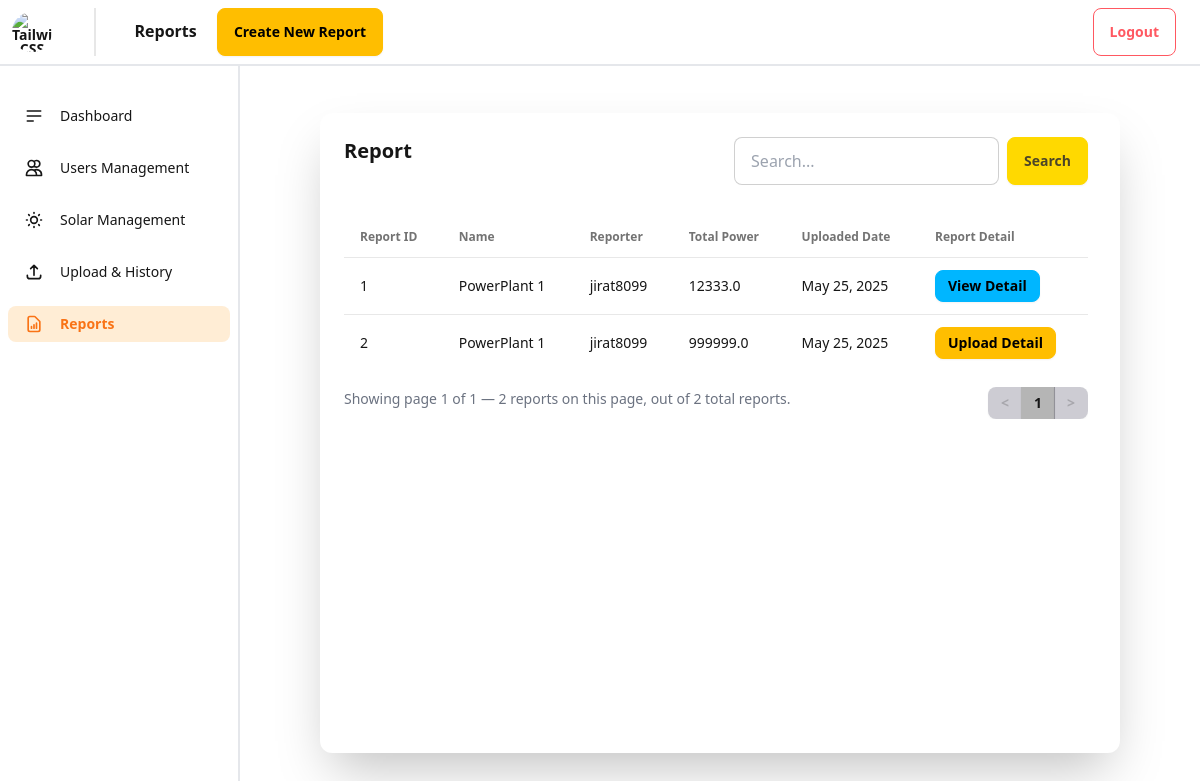
Page /solar-system/reports/ on the earlier database version.
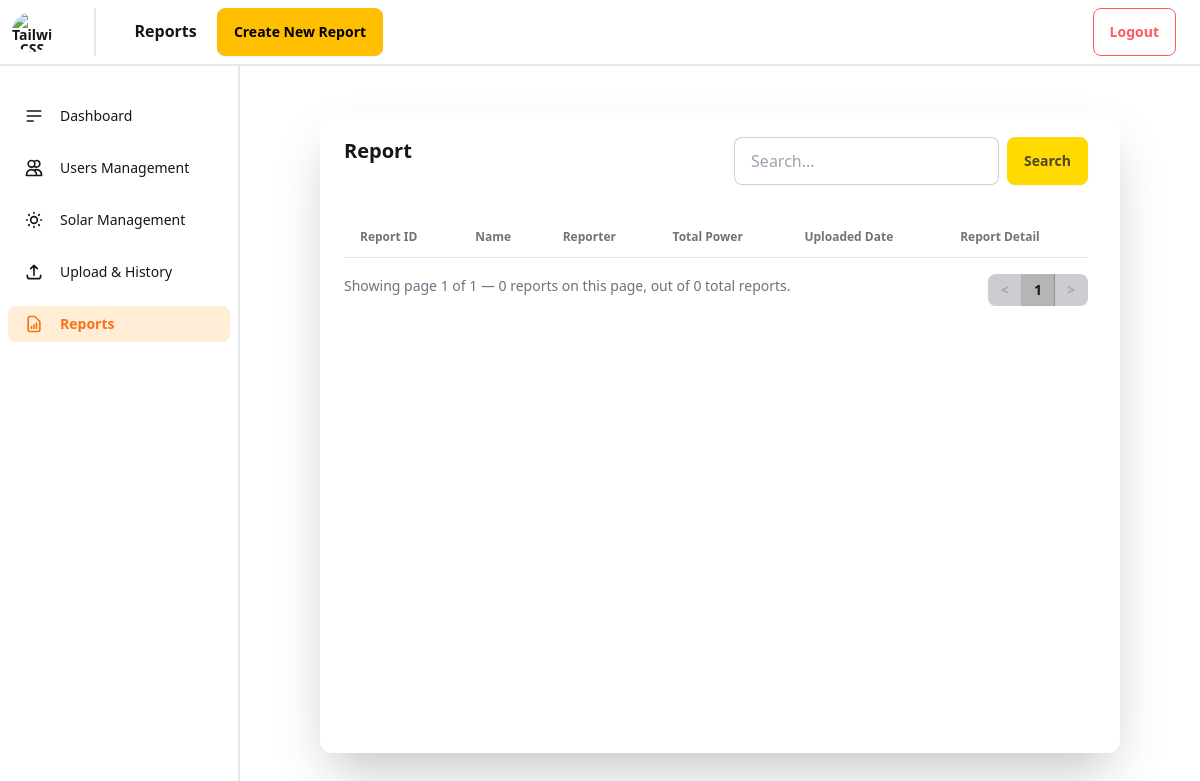
Same page on the later database version.
### myadmin/models.py (models this page shows, shortened)
class Report(models.Model):
    powerplant = models.ForeignKey(
        PowerPlant, on_delete=models.CASCADE, related_name="report")
    createdAt = models.DateField(auto_now_add=True)
    updatedAt = models.DateField(auto_now=True)
    energy_generated = models.FloatField()
    reporter = models.ForeignKey(CustomUser, on_delete=models.DO_NOTHING)

class PowerPlant(models.Model):
    name = models.CharField(max_length=100)
    latitude = models.FloatField()
    longitude = models.FloatField()
    admin = models.ManyToManyField(CustomUser, related_name='admins')
    drone_controller = models.ManyToManyField(
        CustomUser, related_name='drone_controllers')
    data_analyst = models.ManyToManyField(
        CustomUser, related_name='data_analysts')
    total_tasks = models.IntegerField()
    createdAt = models.DateField(auto_now_add=True)
    updatedAt = models.DateField(auto_now=True)
    class PowerPlantStatus(models.TextChoices):
        ACTIVE = 'active'
        INACTIVE = 'inactive'
    status = models.CharField(
        max_length=20,
        choices=PowerPlantStatus.choices,
        default=PowerPlantStatus.ACTIVE
    )

### authentication/models.py (models this page shows, shortened)
class CustomUser(models.Model):
    user = models.OneToOneField(User, on_delete=models.CASCADE, related_name='custom')
    role = models.CharField(
    max_length=20,
    choices=[(tag.value[0], tag.value[1]) for tag in RoleEnum],
    default=RoleEnum.USER.value[0],
    )
    status = models.CharField(
    max_length=20,
    choices=[(tag.value[0], tag.value[1]) for tag in StatusEnum],
    default=StatusEnum.ACTIVE.value[0],
    )
    display_name = models.CharField(max_length=150, blank=True, null=True)
    profile_image = models.ImageField(upload_to='profile_images/', blank=True, null=True)

### myadmin/views.py (the view)
# urls.py: path('reports/', views.reports, name='reports'),
def reports(request):
    query = request.GET.get('q', '')
    user = request.user
    custom_user = getattr(user, 'custom', None)
    reports = Report.objects.select_related('powerplant', 'reporter__user').annotate(
        has_result=Exists(
            ReportResult.objects.filter(report=OuterRef('pk'))
        )
    )
    if custom_user and custom_user.role != 'superadmin':
        reports = reports.filter(
            Q(powerplant__admin=custom_user) |
            Q(powerplant__data_analyst=custom_user) |
            Q(powerplant__drone_controller=custom_user)
        ).distinct()
    if query:
        reports = reports.filter(
            Q(powerplant__name__icontains=query) |
            Q(id__icontains=query)
        )
    paginator = Paginator(reports, 10)
    page_number = request.GET.get('page')
    page_obj = paginator.get_page(page_number)
    return render(request, 'reports.html', {'page_obj': page_obj, 'query': query})

### myadmin/context_processors.py (called while the page is built, shortened)
def global_user_context(request):
    return {}

### myadmin/templates/reports.html (shortened to what this page needs)
{% extends 'base.html' %} {% block title %}Admin - Users Management{% endblock%}
{% block heading %}
    Reports
    <a href="{% url 'create_report' %}" class="btn btn-warning btn-l ml-4">
                        Create New Report
    </a>
{% endblock %}
{% block content %}
<div class="flex flex-row justify-between">
    <div class="flex flex-col">
        <div class="text-xl font-bold">Report</div>
    </div>
    <form method="get" class="flex items-center gap-2">
    <input
        type="text"
        name="q"
        placeholder="Search..."
        value="{{ query }}"
        class="input input-bordered w-full max-w-xs"
    />
    <button type="submit" class="btn btn-primary">
        Search
    </button>
</form>
</div>
<div class="overflow-x-auto overflow-y-auto mt-8" style="max-height: calc(100% - 80px)">
    <table class="table">
        <thead>
            <tr>
                <th>Report ID</th>
                <th>Name</th>
                <th>Reporter</th>
                <th>Total Power</th>
                <th>Uploaded Date</th>
                <th>Report Detail</th>
            </tr>
        </thead>
        <tbody>
            {% for report in page_obj %}
            <tr>
                <td>{{ report.id }}</td>
                <td>{{ report.powerplant.name }}</td>
                <td>{{ report.reporter.display_name }}</td>
                <td>{{ report.energy_generated }}</td>
                <td>{{ report.createdAt }}</td>
                {% if report.has_result %}
                <td>
                    <a href="{% url 'report_detail' report.id %}" class="btn btn-info btn-sm">
                        View Detail
                    </a>
                </td>
                {% else %}
                <td>
                    <a href="{% url 'report_upload' report.id %}" class="btn btn-warning btn-sm">
                        Upload Detail
                    </a>
                </td>
                {% endif %}
            </tr>
            {% endfor %}
        </tbody>
    </table>
    <div class="flex items-center justify-between">
    <div class="text-left">
        <div class="text-center text-sm text-gray-500 mt-2">
            Showing page {{ page_obj.number }} of {{ page_obj.paginator.num_pages }} —
            {{ page_obj|length }} reports on this page,
            out of {{ page_obj.paginator.count }} total reports.
        </div>
  </div>
    <div class="flex justify-center mt-4">
        <div class="join">
        {% if page_obj.has_previous %}
        <a href="?q={{ query }}&page={{ page_obj.previous_page_number }}" class="join-item btn btn-sm">&lt;</a>
        {% else %}
        <button class="join-item btn btn-sm btn-disabled">&lt;</button>
        {% endif %}
        {% for num in page_obj.paginator.page_range %}
        {% if num == page_obj.number %}
            <button class="join-item btn btn-sm btn-active">{{ num }}</button>
        {% elif num >= page_obj.number|add:-2 and num <= page_obj.number|add:2 %}
            <a href="?page={{ num }}" class="join-item btn btn-sm">{{ num }}</a>
        {% elif num == 1 or num == page_obj.paginator.num_pages %}
            <a href="?page={{ num }}" class="join-item btn btn-sm">{{ num }}</a>
        {% elif forloop.last or forloop.first %}
            <span class="join-item btn btn-sm btn-disabled">...</span>
        {% endif %}
        {% endfor %}
        {% if page_obj.has_next %}
        <a href="?q={{ query }}&page={{ page_obj.next_page_number }}" class="join-item btn btn-sm">&gt;</a>
        {% else %}
        <button class="join-item btn btn-sm btn-disabled">&gt;</button>
        {% endif %}
        </div>
    </div>
</div>
</div>
{% endblock%}

Differences in the rows shown:
removed Report: id "1", powerplant.name "PowerPlant 1", reporter.display_name "jirat8099", energy_generated "12333.0", createdAt "May 25, 2025", shows "View Detail"
removed Report: id "2", powerplant.name "PowerPlant 1", reporter.display_name "jirat8099", energy_generated "999999.0", createdAt "May 25, 2025", shows "Upload Detail"
Other differences:
{{ page_obj|length }}: "2" → "0"
{{ page_obj.paginator.count }}: "2" → "0"
